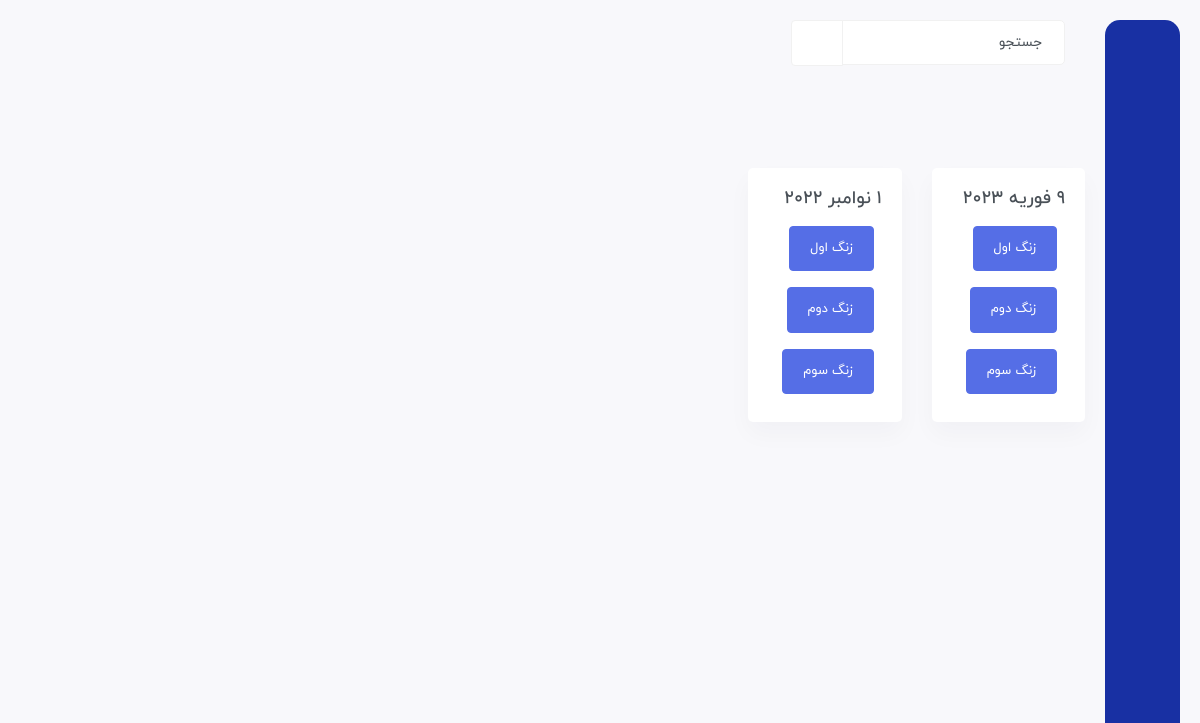
Before: /attendance-list/101/ (signed in) with the older database file.
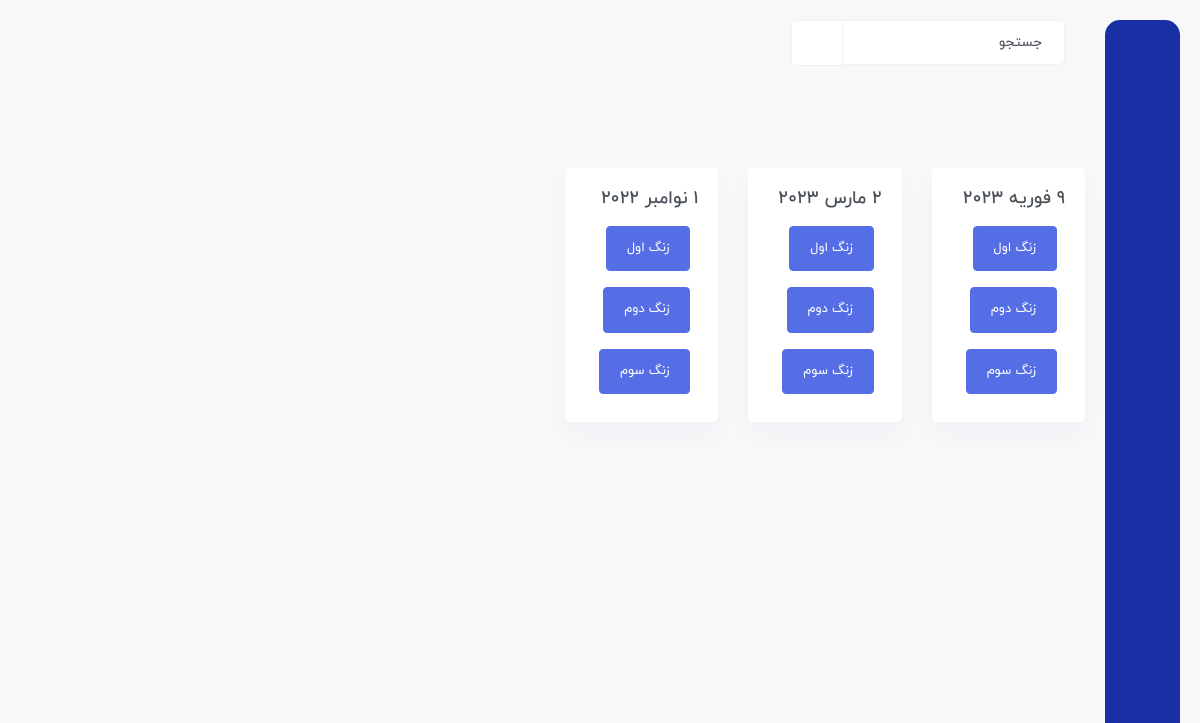
After: the same page with the newer database file.
### Student/models.py (models this page shows, shortened)
class Attendance(models.Model):
    student = models.ForeignKey(Student, on_delete=models.CASCADE)
    attendanceclass = models.ForeignKey(AttendanceClass, on_delete=models.CASCADE, default=1)
    date = models.DateField(auto_now_add=True)
    status = models.BooleanField(default=True)
    gheybat_text = models.CharField(max_length=500, null=True, blank=True)
    zang = models.ForeignKey(Zang, on_delete=models.CASCADE)

class Zang(models.Model):
    name = models.CharField(max_length=10)
    def __str__(self):
        return self.name

### Student/views.py (the view)
class AttendanceList(LoginRequiredMixin, generic.View):
    login_url = 'account:login'
    template_name = 'attendance-list.html'
    def get(self, request, *args, **kwargs):
        class_id_number = kwargs.get('class_id_number')
        att = models.Attendance.objects.filter(attendanceclass__assign__class_id__number=class_id_number)
        date = []
        for i in att:
            date.append(i.date)
        att_list_date = []
        zang_list = []
        for a in att:
            att_list_date.append(a.date)
            zang_list.append(a.zang)
        c = {
            'dates': set(date),
            'class_id_number': class_id_number,
            'att': att,
            'att_date': set(att_list_date),
            'zang_list': set(zang_list)
        }
        return render(request, self.template_name, c)

### templates/attendance-list.html
{% extends 'base.html' %}
{% load static %}
{% block body %}
	<div id="main-wrapper">
	    <div class="content-body">
		<div class="container">
		    <div class="row mt-5">
            {% for a in att_date %}
			<div class="col-xxl-2 col-xl-2 col-lg-4">
			    <div class="card">
				<div class="card-body">
				    <div class="invite-content">
					<h4>{{ a }}</h4>
					{% for z in zang_list %}
						<a href="{% url 'student:attendance-edit' class_id_number a z %}" class="btn btn-primary m-2">زنگ {{ z }}</a>
					{% endfor %}
				    </div>
				</div>
			    </div>
			</div>
			{% endfor %}
		    </div>
		</div>
	    </div>
	</div>
{% endblock %}

Changed rows visible on the page:
now on one of the page's lists (row unchanged): Zang: name "اول"
now on one of the page's lists (row unchanged): Zang: name "دوم"
now on one of the page's lists (row unchanged): Zang: name "سوم"
added Attendance: att_date "2 مارس 2023"
